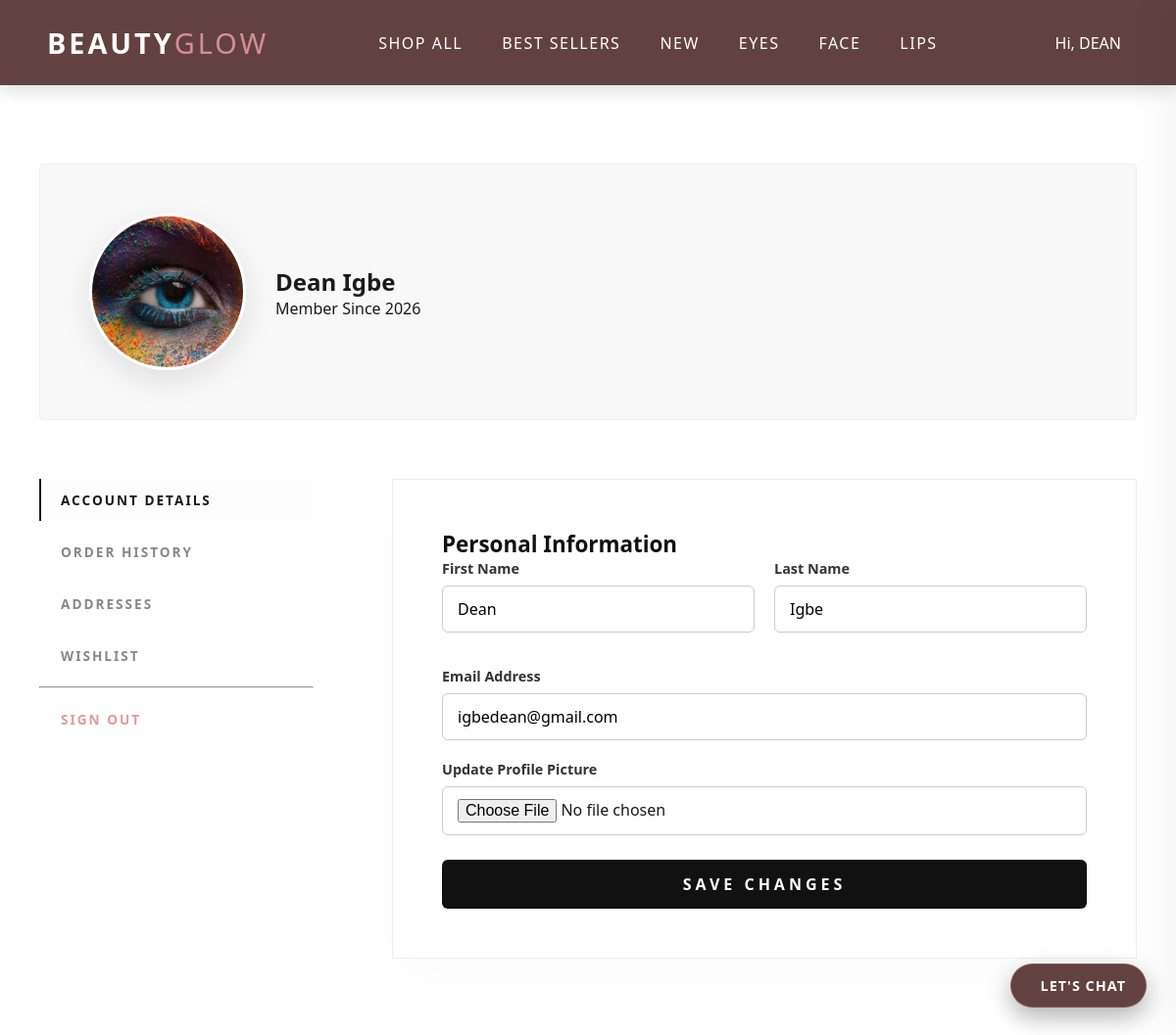
The app's page /profile (signed in) with its own data.
### beauty/models.py (models this page shows, shortened)
class User(db.Model, UserMixin):
    id = db.Column(db.Integer, primary_key=True)
    first_name = db.Column(db.String(50), nullable=False) # Not unique
    last_name = db.Column(db.String(50), nullable=False)  # Not unique
    email = db.Column(db.String(120), unique=True, nullable=False) # Unique for login
    image_file = db.Column(db.String(20), nullable=False, default='default.jpg')
    password = db.Column(db.String(60), nullable=False)
    date_joined = db.Column(db.DateTime, nullable=False, default=datetime.utcnow)
    role = db.Column(db.String(20), nullable=False, default='user')
    cart = db.relationship('Cart', backref='owner', uselist=False) # uselist=False makes it a 1-to-1 relationship
    wishlist_items = db.relationship('Wishlist', backref='owner', lazy=True, cascade="all, delete-orphan")
    addresses = db.relationship('Address', backref='owner', lazy=True, cascade="all, delete-orphan")
    reviews = db.relationship('Review', backref='author', lazy=True)

### beauty/routes/user/user_route.py (the view, shortened to what this page needs)
@user.route('/profile', methods = ['GET', 'POST'])
@login_required
def profile():
    form = UpdateAccountForm()
    if form.validate_on_submit():
        if form.picture.data:
            if current_user.image_file != 'default.jpg':
                old_pic_path = os.path.join(current_app.root_path, 'static/images/user_profile_pics', current_user.image_file)
                if os.path.exists(old_pic_path):
                    try:
                        os.remove(old_pic_path)
                    except OSError:
                        pass
            picture_file = save_picture(form.picture.data)
            current_user.image_file = picture_file
        current_user.first_name = form.first_name.data
        current_user.last_name = form.last_name.data
        current_user.email = form.email.data
        db.session.commit()
        flash('Your profile has been elegantly updated.', 'success')
        return redirect(url_for('user.profile'))
    elif request.method == "GET":
        form.first_name.data = current_user.first_name
        form.last_name.data = current_user.last_name
        form.email.data = current_user.email
    wishlist_items = current_user.wishlist_items
    address_form = AddressForm()
    addresses = Address.query.filter_by(user_id=current_user.id).order_by(Address.is_default.desc()).all()
    return render_template(
        "user/profile.html",
        title = 'Profile',
        form = form,
        wishlist_items = wishlist_items,
        address_form=address_form,
        addresses=addresses
    )

### beauty/forms.py (shortened to what this page needs)
class UpdateAccountForm(FlaskForm):
    first_name = StringField('First Name', validators=[DataRequired()])
    last_name = StringField('Last Name', validators=[DataRequired()])
    email = StringField('Email Address', validators=[DataRequired(), Email()])
    picture = FileField("Update Profile Picture", validators=[FileAllowed(['jpg', 'png', 'jpeg', 'webp'])])
    submit = SubmitField('Save Changes')

class AddressForm(FlaskForm):
    full_name = StringField('Full Name', validators=[DataRequired()])
    address_line_1 = StringField('Address Line 1', validators=[DataRequired()])
    address_line_2 = StringField('Address Line 2 (Optional)')
    city = StringField('City', validators=[DataRequired()])
    state = StringField('State/Province', validators=[DataRequired()])
    postal_code = StringField('Postal Code', validators=[DataRequired()])
    phone_number = StringField('Phone Number', validators=[DataRequired()])
    is_default = BooleanField('Set as default address')
    submit = SubmitField('Save Address')

### beauty/models.py (called while the page is built)
@login_manager.user_loader
def load_user(user_id):
    return User.query.get(int(user_id))

    @property
    def total_price(self):
        return sum(item.product.price * item.quantity for item in self.items)

### beauty/templates/user/profile.html (shortened to what this page needs)
{% extends "main/layout.html" %}
{% block extra_css %}
    <link rel="stylesheet" href="{{ url_for('static', filename='css/profile.css') }}">
{% endblock %}
{% block content %}
    <section class="profile-page">
        <div class="profile-container">
            <header class="profile-header">
                <div class="user-identity">
                    <div class="profile-img-wrapper">
                        <img src="{{ url_for('static', filename='images/user_profile_pics/' + current_user.image_file) }}" alt="Profile Picture" class="account-img">
                    </div>
                    <div class="name-block">
                        <h1 class="user-full-name">{{ current_user.first_name }} {{ current_user.last_name }}</h1>
                        <p class="member-since">Member Since {{ current_user.date_joined.strftime('%Y') if current_user.date_joined else '2024' }}</p>
                    </div>
                </div>
            </header>
            <div class="profile-grid">
                <aside class="profile-sidebar">
                    <nav class="profile-nav">
                        <a href="javascript:void(0)" class="nav-link active" data-section="account-details">Account Details</a>
                        <a href="javascript:void(0)" class="nav-link" data-section="order-history">Order History</a>
                        <a href="javascript:void(0)" class="nav-link" data-section="addresses">Addresses</a>
                        <a href="javascript:void(0)" class="nav-link" data-section="wishlist">Wishlist</a>
                        <hr class="nav-divider">
                        <a href="{{ url_for('auth.logout') }}" class="nav-link logout">Sign Out</a>
                    </nav>
                </aside>
                <main class="profile-content">
                    <div id="account-details" class="profile-section-content active">
                        <div class="form-card">
                            <h2 class="card-title">Personal Information</h2>
                            <form method="POST" action="" enctype="multipart/form-data" class="editorial-form">
                                <div class="form-row">
                                    <div class="form-group">
                                        {{ form.first_name.label }}
                                        {{ form.first_name(class="form-input") }}
                                    </div>
                                    <div class="form-group">
                                        {{ form.last_name.label }}
                                        {{ form.last_name(class="form-input") }}
                                    </div>
                                </div>
                                <div class="form-group">
                                    {{ form.email.label }}
                                    {{ form.email(class="form-input") }}
                                </div>
                                <div class="form-group picture-upload-group">
                                    {{ form.picture.label }}
                                    {{ form.picture(class="form-input-file") }}
                                </div>
                                <div class="form-actions">
                                    {{ form.submit(class="primary-black-btn") }}
                                </div>
                            </form>
                        </div>
                    </div>
                </main>
            </div>
        </div>
    </section>
{% endblock content %}

### beauty/templates/main/layout.html (shortened to what this page needs)
<!DOCTYPE html>
<html lang="en">
<head>
    <link rel="stylesheet" href="{{ url_for('static', filename = 'css/layout.css') }}">
    {% block extra_css %}{% endblock %}
    <link rel= "stylesheet" href= "https://maxst.icons8.com/vue-static/landings/line-awesome/line-awesome/1.3.0/css/line-awesome.min.css" >
</head>
<body>
    <nav class="navbar">
        <div class="nav-container">
            <a href="{{url_for('main.home')  }}" class="nav-logo">BEAUTY<span>GLOW</span></a>
            <ul class="nav-menu">
                <li>
                    <a href="{{ url_for('main.shop') }}"
                    class="{{ 'active-nav' if request.endpoint == 'main.shop' and not request.view_args.get('category_name') }}">
                    Shop all
                    </a>
                </li>
                <li>
                    <a href="{{ url_for('main.shop', category_name='best-sellers') }}"
                    class="{{ 'active-nav' if request.view_args.get('category_name') == 'best-sellers' }}">
                    Best Sellers
                    </a>
                </li>
                <li>
                    <a href="{{ url_for('main.shop', category_name='new') }}"
                    class="{{ 'active-nav' if request.view_args.get('category_name') == 'new' }}">
                    New
                    </a>
                </li>
                <li>
                    <a href="{{ url_for('main.shop', category_name='eyes') }}"
                    class="{{ 'active-nav' if request.view_args.get('category_name') == 'eyes' }}">
                    Eyes
                    </a>
                </li>
                <li>
                    <a href="{{ url_for('main.shop', category_name='face') }}"
                    class="{{ 'active-nav' if request.view_args.get('category_name') == 'face' }}">
                    Face
                    </a>
                </li>
                <li>
                    <a href="{{ url_for('main.shop', category_name='lips') }}"
                    class="{{ 'active-nav' if request.view_args.get('category_name') == 'lips' }}">
                    Lips
                    </a>
                </li>
            </ul>
           <div class="nav-actions">
                {% if current_user.is_authenticated %}
                    <div class="user-dropdown">
                        <div class="dropdown-trigger">
                            <span>Hi, {{ current_user.first_name.upper() }}</span>
                        </div>
                    </div>
                {% else %}
                    <div class="user-auth-wrapper">
                        <i class="las la-user"></i>
                        <a href="{{ url_for('auth.login') }}" class="btn-auth">Login</a>
                    </div>
                {% endif %}
            </div>
        </div>
    </nav>
            {% set items = current_user.cart.items if current_user.cart else [] %}
    {% block content %}{% endblock content %}
    <div class="ai-chat-sticky">
        <span class="chat-text">Let's chat</span>
    </div>
</body>
</html>

### beauty/static/css/layout.css (style rules this page uses)
:root { --brand-rose: #634141; --brand-extra: #d59090; --brand-black: #000000; --brand-text: rgb(80, 80, 80); --white: #ffffff; --font-main: system-ui, -apple-system, sans-serif; --transition: all 0.3s cubic-bezier(0.4, 0, 0.2, 1); }
* { margin: 0; padding: 0; box-sizing: border-box; font-family: var(--font-main); }
.navbar { background-color: var(--brand-rose); padding: 1.5rem 0; position: sticky; top: 0; z-index: 1000; box-shadow: 0 4px 20px rgba(0, 0, 0, 0.15); }
.nav-container { max-width: 1400px; margin: 0 auto; padding: 0 3rem; display: flex; justify-content: space-between; align-items: center; }
.nav-logo { color: var(--white); text-decoration: none; font-size: 1.8rem; font-weight: 800; letter-spacing: 3px; text-transform: uppercase; transition: var(--transition); }
.nav-logo span { color: var(--brand-extra); font-weight: 300; }
.nav-menu { display: flex; list-style: none; gap: 2.5rem; }
.nav-menu li a { color: var(--white); text-decoration: none; font-size: 1rem; font-weight: 500; text-transform: uppercase; letter-spacing: 1.5px; display: inline-block; transition: var(--transition); }
.nav-actions { display: flex; align-items: center; gap: 2rem; }
.btn-auth, .btn-cart, .nav-link { text-decoration: none; color: inherit; font-size: 1rem; font-weight: 600; text-transform: uppercase; letter-spacing: 1px; margin: 0; display: flex; align-items: center; gap: 10px; }
.user-dropdown { position: relative; cursor: pointer; }
.dropdown-trigger { display: flex; align-items: center; gap: 8px; font-weight: 500; color: white; }
.ai-chat-sticky { position: fixed; bottom: 30px; right: 30px; background-color: var(--brand-rose); color: var(--white); display: flex; align-items: center; gap: 10px; padding: 12px 20px; border-radius: 50px; cursor: pointer; z-index: 2000; box-shadow: 0 10px 25px rgba(0, 0, 0, 0.3); transition: all 0.4s cubic-bezier(0.175, 0.885, 0.32, 1.275); border: 1px solid rgba(213, 144, 144, 0.3); }
.chat-text { font-size: 0.9rem; font-weight: 600; text-transform: uppercase; letter-spacing: 1px; }
.ai-chat-sticky { animation: chat-pulse 3s infinite; }
:root { --primary-black: #1a1a1a; --soft-white: #faf9f6; --accent-pink: #b5838d; --border-light: #eeeeee; --text-muted: #888888; }

### records on screen
User: first_name "DEAN", image_file (picture), first_name "Dean", last_name "Igbe", date_joined "2026", email "igbedean@gmail.com"
